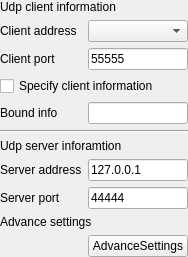
<?xml version="1.0" encoding="UTF-8"?>
<ui version="4.0">
 <class>SAKUdpClientDeviceController</class>
 <widget class="QWidget" name="SAKUdpClientDeviceController">
  <property name="geometry">
   <rect>
    <x>0</x>
    <y>0</y>
    <width>188</width>
    <height>238</height>
   </rect>
  </property>
  <property name="windowTitle">
   <string>Form</string>
  </property>
  <layout class="QGridLayout" name="gridLayout">
   <property name="leftMargin">
    <number>0</number>
   </property>
   <property name="topMargin">
    <number>0</number>
   </property>
   <property name="rightMargin">
    <number>0</number>
   </property>
   <property name="bottomMargin">
    <number>0</number>
   </property>
   <item row="8" column="0">
    <widget class="QLabel" name="label_2">
     <property name="text">
      <string>Server port</string>
     </property>
    </widget>
   </item>
   <item row="8" column="1">
    <widget class="QLineEdit" name="targetPortLineEdit">
     <property name="text">
      <string>44444</string>
     </property>
    </widget>
   </item>
   <item row="7" column="1">
    <widget class="QLineEdit" name="targetHostLineEdit">
     <property name="text">
      <string>127.0.0.1</string>
     </property>
    </widget>
   </item>
   <item row="1" column="0">
    <widget class="QLabel" name="label_3">
     <property name="text">
      <string>Client address</string>
     </property>
    </widget>
   </item>
   <item row="3" column="0" colspan="2">
    <widget class="QCheckBox" name="specifyClientAddressAndPort">
     <property name="text">
      <string>Specify client information</string>
     </property>
    </widget>
   </item>
   <item row="10" column="1">
    <widget class="QPushButton" name="advanceUdpPushButton">
     <property name="text">
      <string>AdvanceSettings</string>
     </property>
    </widget>
   </item>
   <item row="9" column="0" colspan="2">
    <widget class="QLabel" name="label_7">
     <property name="text">
      <string>Advance settings</string>
     </property>
    </widget>
   </item>
   <item row="7" column="0">
    <widget class="QLabel" name="label">
     <property name="text">
      <string>Server address</string>
     </property>
    </widget>
   </item>
   <item row="2" column="1">
    <widget class="QLineEdit" name="localPortlineEdit">
     <property name="text">
      <string>55555</string>
     </property>
    </widget>
   </item>
   <item row="5" column="0" colspan="2">
    <widget class="Line" name="line">
     <property name="orientation">
      <enum>Qt::Horizontal</enum>
     </property>
    </widget>
   </item>
   <item row="0" column="0" colspan="2">
    <widget class="QLabel" name="label_5">
     <property name="text">
      <string>Udp client information</string>
     </property>
    </widget>
   </item>
   <item row="1" column="1">
    <widget class="QComboBox" name="localhostComboBox"/>
   </item>
   <item row="6" column="0" colspan="2">
    <widget class="QLabel" name="label_6">
     <property name="text">
      <string>Udp server inforamtion</string>
     </property>
    </widget>
   </item>
   <item row="2" column="0">
    <widget class="QLabel" name="label_4">
     <property name="text">
      <string>Client port</string>
     </property>
    </widget>
   </item>
   <item row="4" column="0">
    <widget class="QLabel" name="label_8">
     <property name="text">
      <string>Bound info</string>
     </property>
    </widget>
   </item>
   <item row="4" column="1">
    <widget class="QLineEdit" name="boundInfoLineEdit">
     <property name="toolTip">
      <string>The bound address and port of socket.</string>
     </property>
     <property name="readOnly">
      <bool>true</bool>
     </property>
     <property name="placeholderText">
      <string notr="true"/>
     </property>
    </widget>
   </item>
  </layout>
 </widget>
 <resources/>
 <connections/>
</ui>
